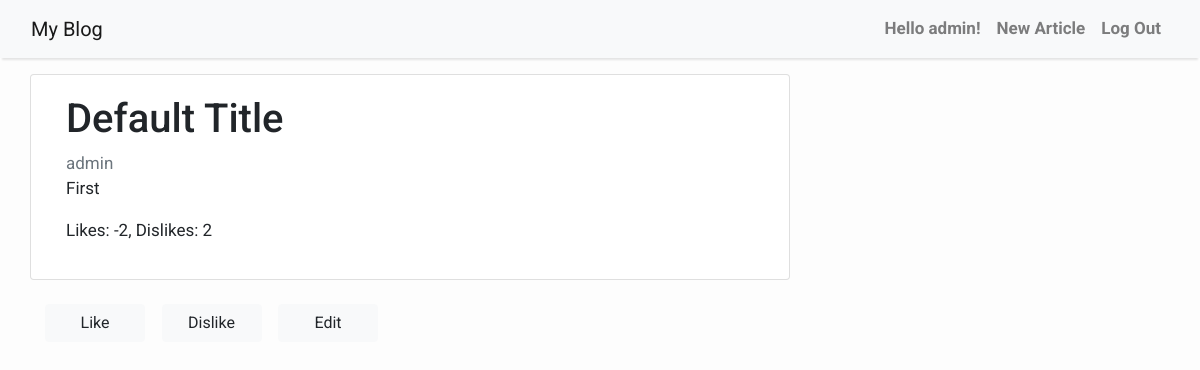
The page /blog/article/8/ (signed in) on the database its author committed.
### blog/models.py (models this page shows)
class Article(models.Model):
    author = models.ForeignKey(settings.AUTH_USER_MODEL, on_delete = models.CASCADE)
    text = models.TextField()
    title = models.TextField()
    likes = models.IntegerField(default = 0)
    dislikes = models.IntegerField(default = 0)
    publish_date = models.DateTimeField(default = timezone.now)

### blog/views.py (the view)
# urls.py: path('article/<int:article_id>/', views.article, name='article'),
def article(request, article_id):
    article = get_object_or_404(Article, pk=article_id)
    show_edit = article.author == request.user
    try:
        like = Like.objects.get(article = article, user = request.user)
        show_liked = like.like_or_dislike
    except Like.DoesNotExist:
        show_liked = False
    return render (request, 'blog/article.html', {'article':article, 'show_edit':show_edit, 'show_liked': show_liked})

### blog/templates/blog/article.html (shortened to what this page needs)
{% extends 'blog/base.html' %}
{% block content %}
<div class="container">
  <div class="row">
    <div class="col-md-8 card mb-4  mt-3 left  top">
      <div class="card-body">
        <h1>{% block title %} {{ article.title }} {% endblock title %}</h1>
        <a class=" text-muted" href="{% url 'blog:profile' article.author.id%}">{{ article.author }}</a>
        <p class="card-text ">{{ article.text }}</p>
        <p>Likes: {{article.likes}}, Dislikes: {{article.dislikes}}</p>
      </div>
    </div>
  </div>
  <div class="button-container">
      {% if user.is_authenticated %}
      <form action = 'like' method = 'POST'>
        {% ifequal show_liked "like"%}
        <button class="btn btn-dark buttons" type="submit">Like</button>
        {% else %}
        <button class="btn btn-light buttons" type="submit">Like</button>
        {% endifequal %}
      </form>
      <form action='dislike' method='POST'>
        {% ifequal show_liked "dislike"%}
        <button class="btn btn-dark buttons" type="submit">Dislike</button>
        {% else %}
        <button class="btn btn-light buttons" type="submit">Dislike</button>
        {% endifequal %}
      </form>
      {% if show_edit%}
      <a href="{% url 'blog:edit_article' article.id%}"><button class="btn btn-light buttons" type="button">Edit</button></a>
      {%endif%}
      {% endif %}
  </div>
</div>
{% endblock content %}

### blog/templates/blog/base.html (shortened to what this page needs)
<!DOCTYPE html>
{% load static %}
<html>
    <head>
        <link rel="stylesheet" href="https://maxcdn.bootstrapcdn.com/bootstrap/4.0.0/css/bootstrap.min.css"
 />
        <link rel="stylesheet" type="text/css" href="{% static 'blog/style.css' %}">
    </head>
    <body>
        <nav class="navbar navbar-expand-lg navbar-light bg-light shadow" id="mainNav">
            <div class="container-fluid">
                <a class="navbar-brand" href="{% url 'blog:index' %}">My Blog</a>
                <div class="collapse navbar-collapse" id="navbarResponsive">
                    <ul class="navbar-nav ml-auto">
                      {% if not user.is_authenticated%}
                        <li class="nav-item text-black">
                            <a class="nav-link text-black font-weight-bold" href="{% url 'blog:register'%}">Sign up</a>
                        </li>
                        <li class="nav-item text-black">
                            <a class="nav-link text-black font-weight-bold" href="{% url 'blog:login'%}">Login</a>
                        </li>
                        {% else %}
                        <li class="nav-item text-black">
                            <a class="nav-link text-black font-weight-bold" href="{% url 'blog:home'%}">Hello {{user.username}}!</a>
                        </li>
                        <li class="nav-item text-black">
                          <a class="nav-link font-weight-bold text-black" href="{% url 'blog:create_article' %}">New Article</a>
                        </li>
                        <li class="nav-item text-black">
                            <a class="nav-link text-black font-weight-bold" href="{% url 'blog:logout'%}">Log Out</a>
                        </li>
                        {% endif%}
                    </ul>
                </div>
            </div>
        </nav>
        {% block content %}
        {% endblock content %}
    </body>
</html>

### blog/static/blog/style.css (style rules this page uses)
body { font-family: "Roboto", sans-serif; font-size: 17px; background-color: #fdfdfd; }
.shadow { box-shadow: 0 4px 2px -2px rgba(0, 0, 0, 0.1); }
.button-container { width: 30%; display: flex; }
.button-container form { width: 20%; flex-grow: 0.5; }
.button-container button { flex-grow: 0.5; }
.buttons { width: 100px; }

### rows shown on the page
Article: title "Default Title", author "admin", text "First", likes "-2", dislikes "2"

### other values the page prints
{{ user.username }} "admin"
